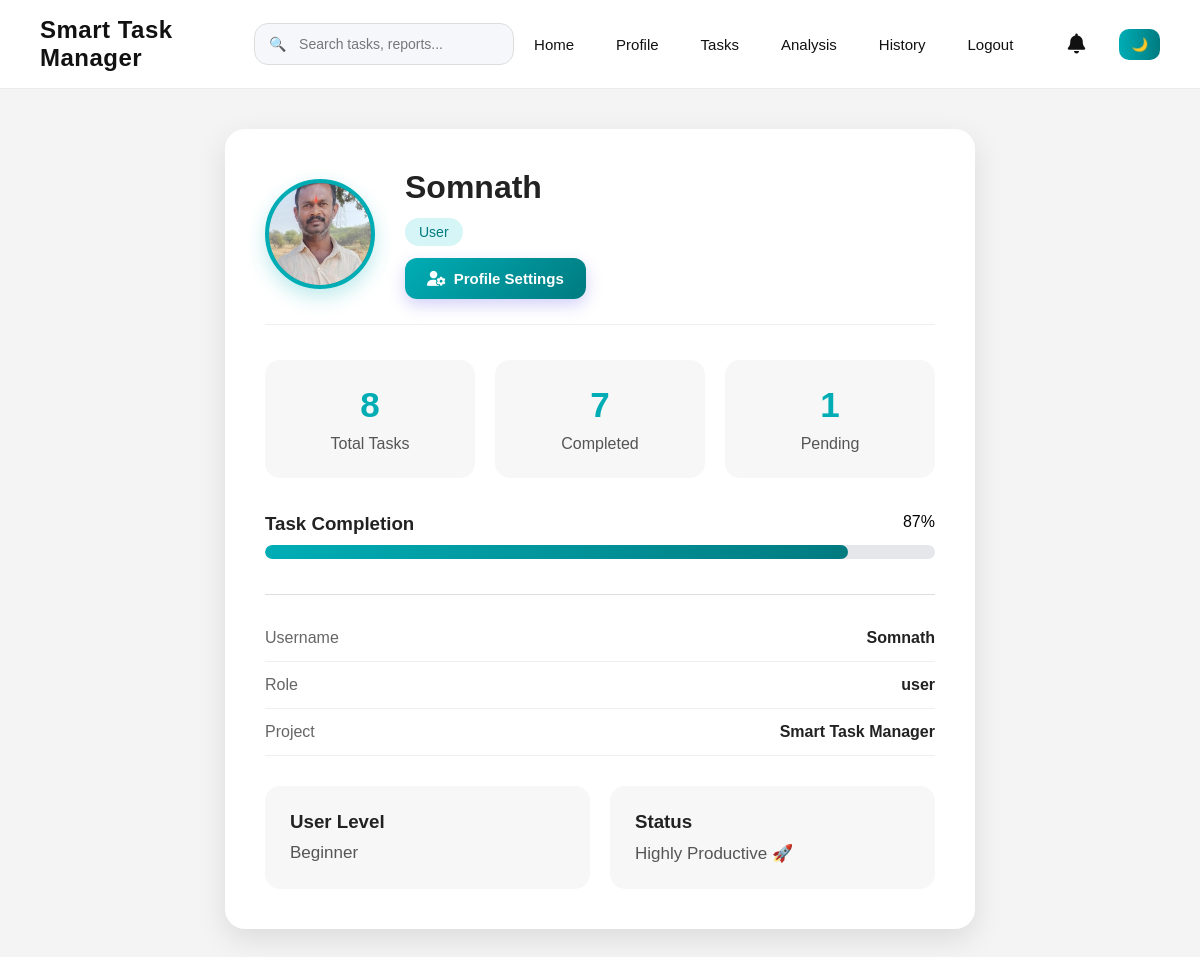
Screenshot of /profile (signed in) with the database file from the repository.
### tables this page shows
CREATE TABLE users (
    id INTEGER PRIMARY KEY AUTOINCREMENT,
    username TEXT UNIQUE,
    password TEXT,
    role TEXT DEFAULT 'user',
    profile_pic TEXT DEFAULT 'default.png'
);

### app.py (the view)
@app.route('/profile')
def profile():
    if 'user' not in session:
        return redirect('/login')
    user_id = session['user_id']
    username = session['user']
    conn = sqlite3.connect("data.db")
    c = conn.cursor()
    c.execute("SELECT * FROM users WHERE id=?", (user_id,))
    user = c.fetchone()
    if not user:
        conn.close()
        return redirect('/login')
    profile_pic = user[4] if user[4] else "default.png"
    c.execute(
        "SELECT COUNT(*) FROM tasks WHERE username=?",
        (username,)
    )
    total_tasks = c.fetchone()[0]
    c.execute(
        "SELECT COUNT(*) FROM tasks WHERE username=? AND status='completed'",
        (username,)
    )
    completed_tasks = c.fetchone()[0]
    c.execute(
        "SELECT COUNT(*) FROM tasks WHERE username=? AND status='pending'",
        (username,)
    )
    pending_tasks = c.fetchone()[0]
    conn.close()
    if total_tasks > 0:
        completion_percentage = int(
            (completed_tasks / total_tasks) * 100
        )
    else:
        completion_percentage = 0
    if completed_tasks >= 20:
        user_level = "Task Master"
    elif completed_tasks >= 10:
        user_level = "Productive User"
    else:
        user_level = "Beginner"
    return render_template(
    'profile.html',
    username=username,
    role=session['role'],
    total_tasks=total_tasks,
    completed_tasks=completed_tasks,
    pending_tasks=pending_tasks,
    completion_percentage=completion_percentage,
    user_level=user_level,
    profile_pic=profile_pic
)

### app.py (called while the page is built)
@app.context_processor
def notification_count():
    if 'user' not in session:
        return dict(unread_count=0)
    conn = sqlite3.connect("data.db")
    c = conn.cursor()
    c.execute("""
        SELECT COUNT(*)
        FROM notifications
        WHERE username=?
        AND is_read=0
    """, (session['user'],))
    count = c.fetchone()[0]
    conn.close()
    return dict(unread_count=count)

### templates/profile.html
{% extends "base.html" %}
{% block content %}
<div class="profile-container">
    <div class="profile-card">
        <div class="profile-top">
            <div class="profile-avatar">
                {% set default_img = url_for('static', filename='uploads/default.png') %}
                <img src="{{ url_for('static', filename='uploads/' + (profile_pic or 'default.png')) }}"
                    onerror="this.onerror=null;this.src='{{ default_img }}'">
            </div>
            <div class="profile-user-info">
                <h1>{{ username }}</h1>
                <p class="role-badge">
                    {{ role }}
                </p>
                <a href="{{ url_for('edit_profile') }}" class="profile-btn">
                    <i class="fas fa-user-cog"></i>
                    Profile Settings
                </a>
            </div>
        </div>
        <div class="profile-stats">
            <div class="stat-card">
                <h2>{{ total_tasks }}</h2>
                <p>Total Tasks</p>
            </div>
            <div class="stat-card">
                <h2>{{ completed_tasks }}</h2>
                <p>Completed</p>
            </div>
            <div class="stat-card">
                <h2>{{ pending_tasks }}</h2>
                <p>Pending</p>
            </div>
        </div>
        <div class="progress-section">
            <div class="progress-header">
                <h3>Task Completion</h3>
                <span>{{ completion_percentage }}%</span>
            </div>
            <div class="progress-bar">
                <div class="progress-fill" style="--progress: {{ completion_percentage }}%;">
                </div>
            </div>
        </div>
        <div class="profile-info">
            <div class="info-row">
                <span>Username</span>
                <strong>{{ username }}</strong>
            </div>
            <div class="info-row">
                <span>Role</span>
                <strong>{{ role }}</strong>
            </div>
            <div class="info-row">
                <span>Project</span>
                <strong>Smart Task Manager</strong>
            </div>
        </div>
        <div class="extra-section">
            <div class="extra-card">
                <h3>User Level</h3>
                <p>{{ user_level }}</p>
            </div>
            <div class="extra-card">
                <h3>Status</h3>
                <p>
                    {% if completion_percentage >= 70 %}
                    Highly Productive 🚀
                    {% elif completion_percentage >= 40 %}
                    Improving 📈
                    {% else %}
                    Keep Going 💪
                    {% endif %}
                </p>
            </div>
        </div>
    </div>
</div>
{% endblock %}

### static/style.css (style rules this page uses)
body, nav, .login-box, .task-item, .card, .stat-card, .extra-card, table, input, button { transition: background-color 0.3s ease, color 0.3s ease, border-color 0.3s ease; }
* { margin: 0; padding: 0; box-sizing: border-box; }
body { font-family: Arial, sans-serif; background-color: #f4f4f4; }
.profile-container { min-height: 90vh; display: flex; justify-content: center; align-items: center; padding: 40px 20px; }
.profile-card { width: 100%; max-width: 750px; background: white; padding: 40px; border-radius: 20px; box-shadow: 0 10px 30px rgba(0, 0, 0, 0.1); }
.profile-top { display: flex; align-items: center; gap: 25px; margin-bottom: 40px; }
.profile-avatar { width: 90px; height: 90px; border-radius: 50%; background: linear-gradient(135deg, #00adb5, #007b80); color: white; display: flex; justify-content: center; align-items: center; font-size: 35px; font-weight: bold; }
.profile-top h1 { color: #222; margin-bottom: 8px; }
.role-badge { display: inline-block; background: #d6f5f6; color: #007b80; padding: 6px 14px; border-radius: 20px; font-size: 14px; text-transform: capitalize; }
.profile-stats { display: flex; gap: 20px; flex-wrap: wrap; margin-bottom: 35px; }
.stat-card { flex: 1; min-width: 180px; background: #f7f7f7; padding: 25px; border-radius: 15px; text-align: center; transition: 0.3s; }
.stat-card h2 { font-size: 35px; color: #00adb5; margin-bottom: 10px; }
.stat-card p { color: #555; }
.profile-info { border-top: 1px solid #ddd; padding-top: 20px; }
.info-row { display: flex; justify-content: space-between; padding: 14px 0; border-bottom: 1px solid #eee; }
.info-row span { color: #666; }
.info-row strong { color: #222; }
.progress-section { margin-bottom: 35px; }
.progress-header { display: flex; justify-content: space-between; margin-bottom: 10px; }
.progress-header h3 { color: #222; }
.progress-bar { width: 100%; height: 14px; background: #e5e7eb; border-radius: 20px; overflow: hidden; }
.progress-fill { height: 100%; width: var(--progress); background: linear-gradient(90deg, #00adb5, #007b80); border-radius: 20px; }
.extra-section { display: flex; gap: 20px; margin-top: 30px; flex-wrap: wrap; }
.extra-card { flex: 1; min-width: 220px; background: #f7f7f7; padding: 25px; border-radius: 15px; }
.extra-card h3 { margin-bottom: 10px; color: #222; }
.extra-card p { color: #555; font-size: 17px; }
html { scroll-behavior: smooth; }
.profile-avatar { width: 110px; height: 110px; border-radius: 50%; overflow: hidden; border: 4px solid #00adb5; box-shadow: 0 8px 20px rgba(0, 173, 181, 0.25); flex-shrink: 0; }
.profile-avatar img { width: 100%; height: 100%; object-fit: cover; display: block; }
.profile-top { display:flex; align-items:center; gap:30px; padding-bottom:25px; border-bottom:1px solid #eee; margin-bottom:35px; }
.profile-user-info { display:flex; flex-direction:column; align-items:flex-start; gap:12px; }
.profile-top h1 { font-size:32px; font-weight:700; color:#222; margin:0; }
.profile-btn { display:inline-flex; align-items:center; gap:8px; padding:12px 22px; background: linear-gradient( 135deg, #00adb5, #007b80 ); color:white; text-decoration:none; border-radius:12px; font-size:15px; font-weight:600; transition:all .3s ease; box-shadow:0 6px 16px rgba(79,70,229,.25); }

### rows the page displays
users: profile_pic (picture), username "Somnath", role "User", role "user"

### other values shown
{{ total_tasks }} "8"
{{ completed_tasks }} "7"
{{ pending_tasks }} "1"
{{ completion_percentage }} "87"
{{ user_level }} "Beginner"
